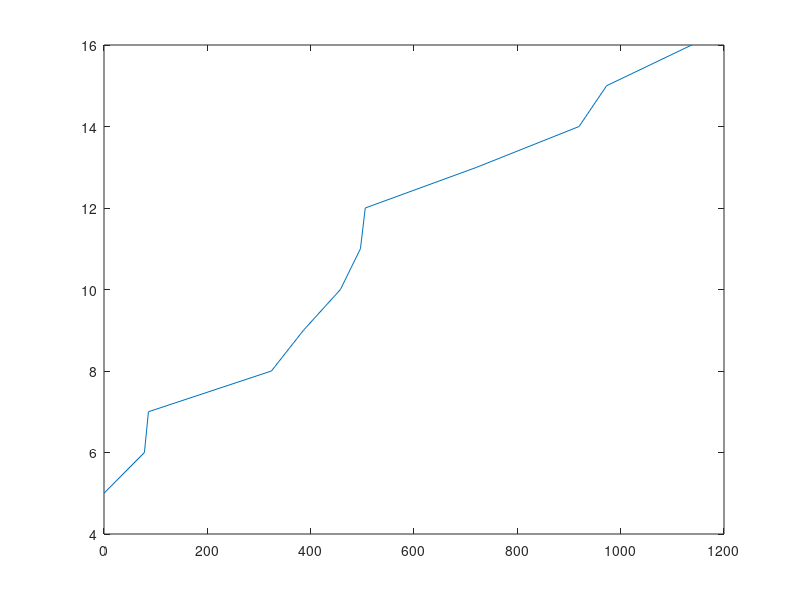

MATLAB code to generate this figure:
clc
clear all
tend=1000;
beta=0.01;
t(1)=0;
X(1)=5;
i= 1;

while t(end)< tend
  r1 = rand(1);
  tau=(1/beta)*log(1/r1); %pulling a random number from an exponential distribution
  t(i+1)=t(i)+tau

  r2=rand(1);

  if r2*beta <= beta
    X(i+1) = X(i) + 1

  else if r2*rate_sum > beta
  X(i+1)= X(i)
  end
 

end

i=i+1
end
plot(t,X)
hold on